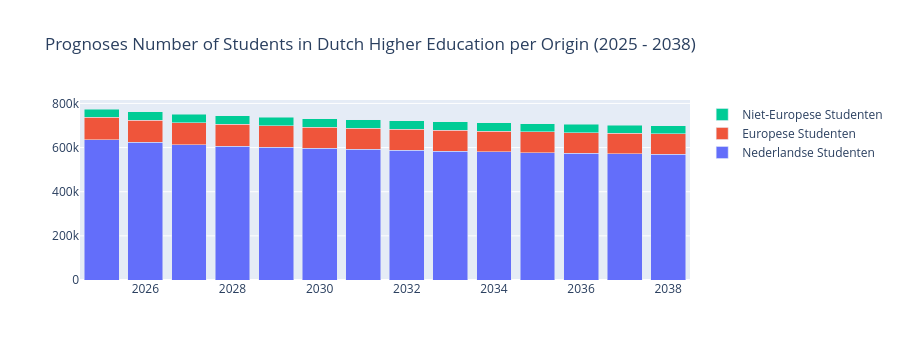

This figure's notebook cell:
### Markdown cell above
*Figure 5.*

### Code cell
totaal_NL = []
totaal_EER = []
totaal_niet_EER = []

for jaar in jaren3:
    totaal = student_prognoses[
        (student_prognoses['jaar'] == jaar) & 
        (student_prognoses['herkomst'] == 'NL')
    ]['ingeschrevenen_HO'].sum()
    
    totaal_NL.append(totaal)

for jaar in jaren3:
    totaal = student_prognoses[
        (student_prognoses['jaar'] == jaar) & 
        (student_prognoses['herkomst'] == 'EER')
    ]['ingeschrevenen_HO'].sum()
    
    totaal_EER.append(totaal)

for jaar in jaren3:
    totaal = student_prognoses[
        (student_prognoses['jaar'] == jaar) & 
        (student_prognoses['herkomst'] == 'niet-EER')
    ]['ingeschrevenen_HO'].sum()
    
    totaal_niet_EER.append(totaal)

fig6 = go.Figure(data=[
    go.Bar(name='Nederlandse Studenten', x=jaren3, y=totaal_NL),
    go.Bar(name='Europese Studenten', x=jaren3, y=totaal_EER),
    go.Bar(name='Niet-Europese Studenten', x=jaren3, y=totaal_niet_EER),
])

fig6.update_layout(barmode='stack', title='Prognoses Number of Students in Dutch Higher Education per Origin (2025 - 2038)', height = 600)
fig6.show()

### Figure 1 — Plotly figure (JSON) as saved in the notebook; plotly's stock layout.template omitted (floating-point values rounded to 4 significant figures)
{"data": [{"name": "Nederlandse Studenten", "type": "bar", "x": [2025, 2026, 2027, 2028, 2029, 2030, 2031, 2032, 2033, 2034, 2035, 2036, 2037, 2038], "y": [636500.0, 623200.0, 613700.0, 606500.0, 600900.0, 595900.0, 591500.0, 587500.0, 583900.0, 580700.0, 577700.0, 574800.0, 572300.0, 570500.0]}, {"name": "Europese Studenten", "type": "bar", "x": [2025, 2026, 2027, 2028, 2029, 2030, 2031, 2032, 2033, 2034, 2035, 2036, 2037, 2038], "y": [100300.0, 100000.0, 99320.0, 98440.0, 97670.0, 96830.0, 95950.0, 95100.0, 94380.0, 93730.0, 93170.0, 92670.0, 92260.0, 91930.0]}, {"name": "Niet-Europese Studenten", "type": "bar", "x": [2025, 2026, 2027, 2028, 2029, 2030, 2031, 2032, 2033, 2034, 2035, 2036, 2037, 2038], "y": [38000.0, 38740.0, 39000.0, 38980.0, 38830.0, 38610.0, 38350.0, 38090.0, 37870.0, 37650.0, 37430.0, 37240.0, 37070.0, 36940.0]}], "layout": {"autosize": true, "barmode": "stack", "height": 360, "title": {"text": "Prognoses Number of Students in Dutch Higher Education per Origin (2025 - 2038)"}, "xaxis": {"autorange": true, "range": [2024.0, 2038.0], "type": "linear"}, "yaxis": {"autorange": true, "range": [0, 815500.0], "type": "linear"}}}
